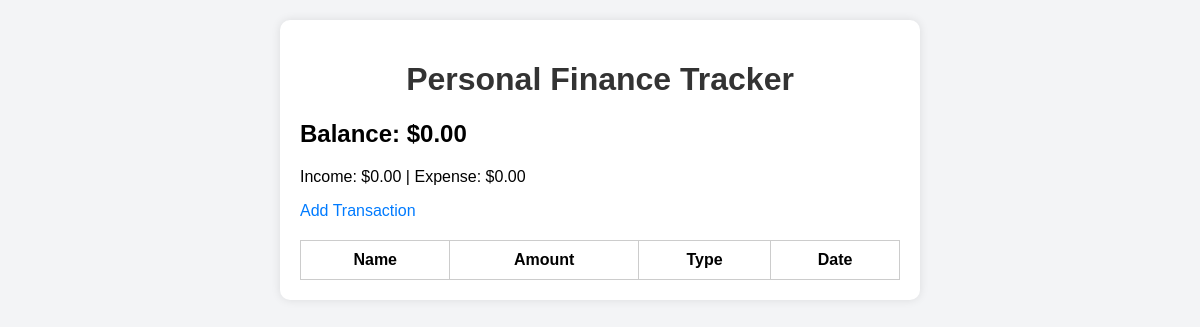
Before: / with the older database file.
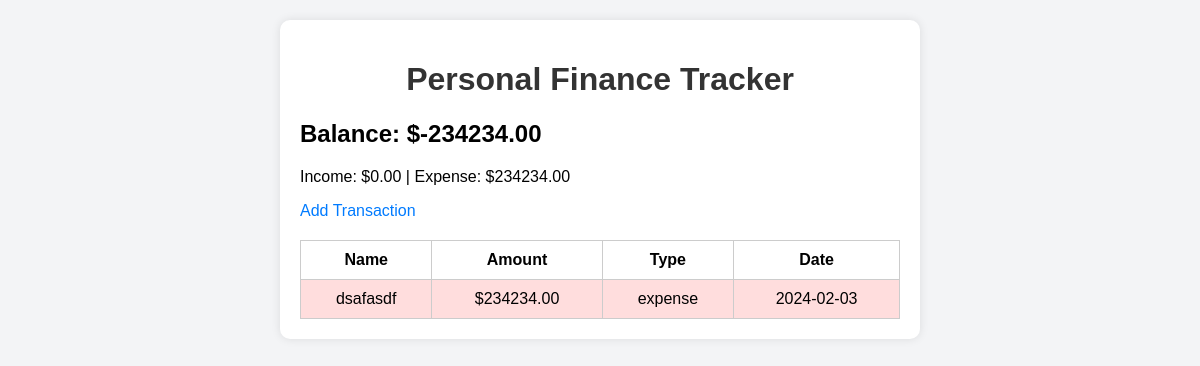
After: the same page with the newer database file.
### tables this page shows
CREATE TABLE transactions (
            id INTEGER PRIMARY KEY AUTOINCREMENT,
            name TEXT NOT NULL,
            amount REAL NOT NULL,
            type TEXT CHECK(type IN ('income','expense')) NOT NULL,
            date TEXT NOT NULL
        );

### app.py (the view)
@app.route('/')
def index():
    conn = sqlite3.connect(DB_NAME)
    cursor = conn.cursor()
    cursor.execute("SELECT * FROM transactions ORDER BY date DESC")
    transactions = cursor.fetchall()
    conn.close()
    total_income = sum(t[2] for t in transactions if t[3] == 'income')
    total_expense = sum(t[2] for t in transactions if t[3] == 'expense')
    balance = total_income - total_expense
    return render_template('index.html', transactions=transactions, balance=balance,
                           total_income=total_income, total_expense=total_expense)

### templates/index.html (shortened to what this page needs)
<!DOCTYPE html>
<html>
<head>
    <link rel="stylesheet" href="{{ url_for('static', filename='style.css') }}">
</head>
<body>
    <div class="container">
        <h1>Personal Finance Tracker</h1>
        <h2>Balance: ${{ "%.2f"|format(balance) }}</h2>
        <p>Income: ${{ "%.2f"|format(total_income) }} | Expense: ${{ "%.2f"|format(total_expense) }}</p>
        <a href="{{ url_for('add_transaction') }}">Add Transaction</a>
        <table>
            <tr>
                <th>Name</th>
                <th>Amount</th>
                <th>Type</th>
                <th>Date</th>
            </tr>
            {% for t in transactions %}
            <tr class="{{ 'income' if t[3]=='income' else 'expense' }}">
                <td>{{ t[1] }}</td>
                <td>${{ "%.2f"|format(t[2]) }}</td>
                <td>{{ t[3] }}</td>
                <td>{{ t[4] }}</td>
            </tr>
            {% endfor %}
        </table>
    </div>
</body>
</html>

### style.css (style rules this page uses)
body { font-family: Arial, sans-serif; background: #f3f4f6; margin: 0; padding: 20px; }
.container { width: 600px; margin: auto; background: #fff; border-radius: 10px; padding: 20px; box-shadow: 0 0 10px rgba(0,0,0,0.1); }
h1 { text-align: center; color: #333; }
table { width: 100%; border-collapse: collapse; margin-top: 20px; }
table th, table td { border: 1px solid #ccc; padding: 10px; text-align: center; }
.expense td { background-color: #fdd; }
a { text-decoration: none; color: #007bff; }

Changed rows visible on the page:
added transactions: name "dsafasdf", amount "234234.00", type "expense", date "2024-02-03"
Other visible differences:
{{ "%.2f"|format(balance) }}: "0.00" → "-234234.00"
{{ "%.2f"|format(total_expense) }}: "0.00" → "234234.00"
